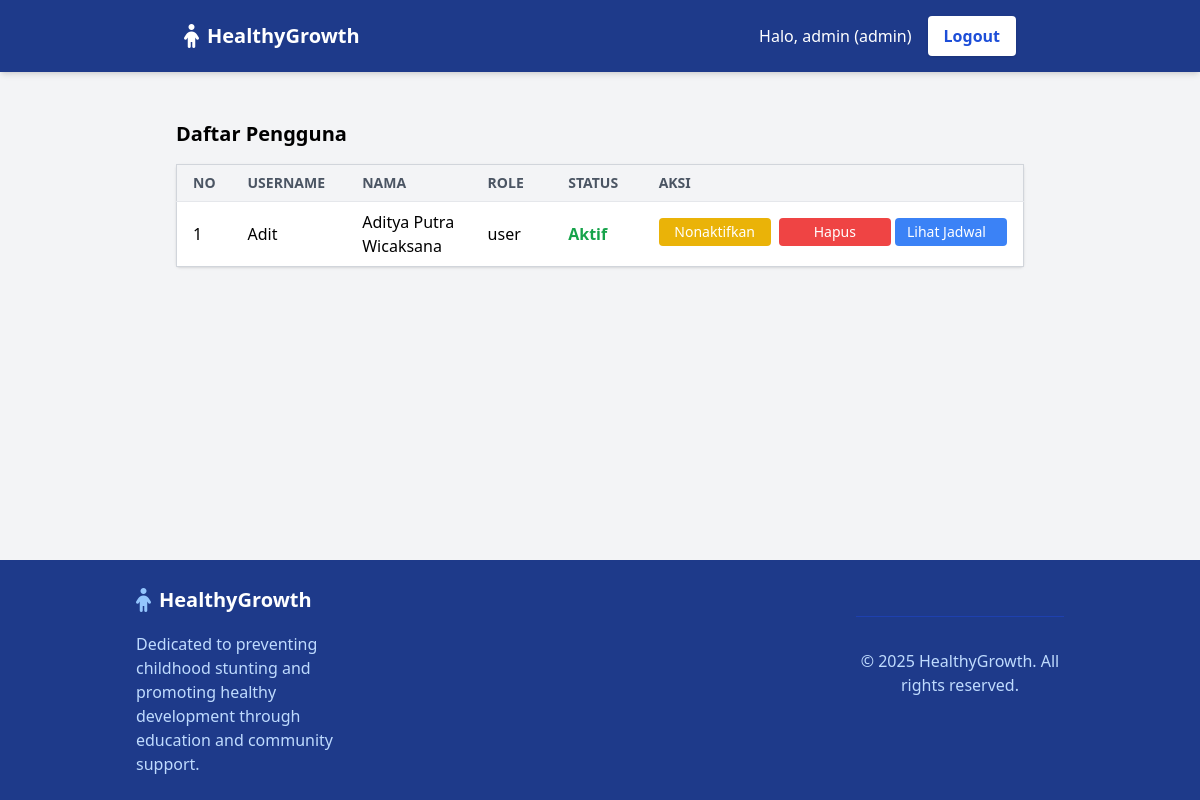
Page /dashboard/ (signed in) on the earlier database version.
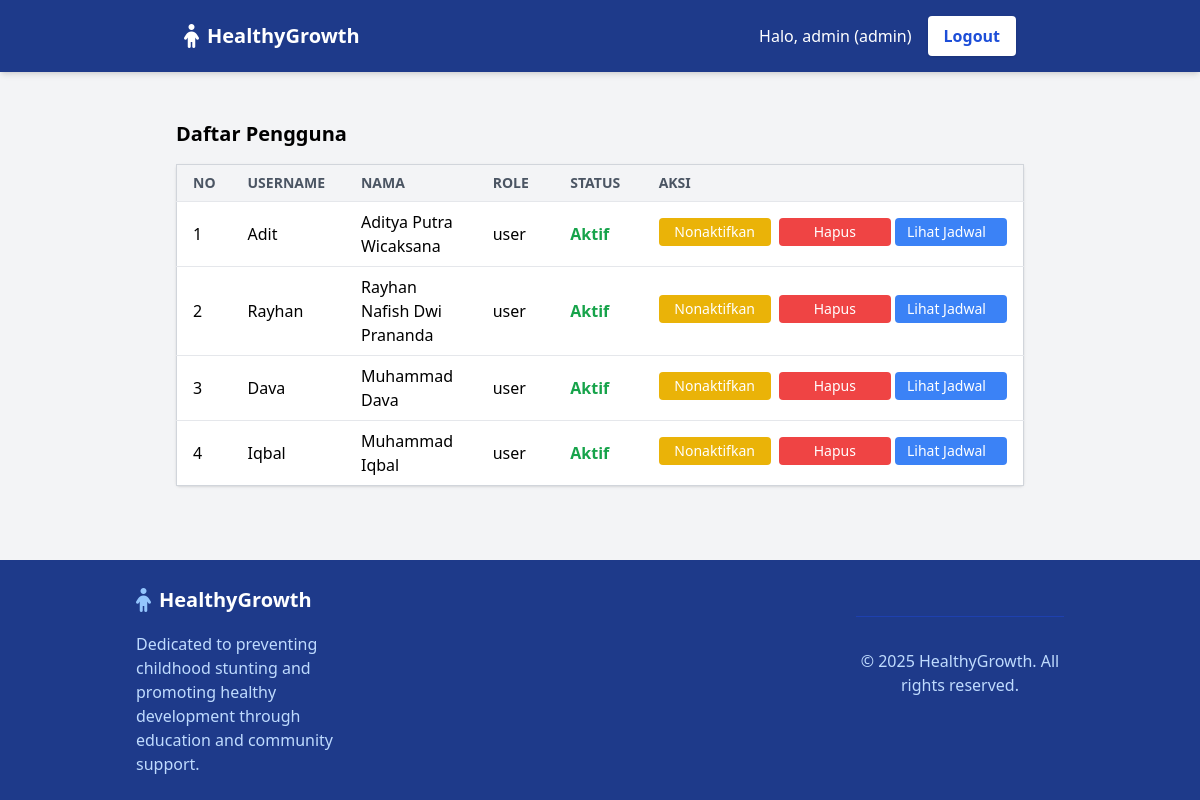
Same page on the later database version.
### akun/models.py (models this page shows, shortened)
class User(AbstractBaseUser, PermissionsMixin):
    ROLE_CHOICES = [
        ('admin', 'Admin'),
        ('user', 'User'),
    ]
    username = models.CharField(max_length=150, unique=True)
    nama = models.CharField(max_length=255)
    role = models.CharField(max_length=10, choices=ROLE_CHOICES, default='user')
    is_active = models.BooleanField(default=True)
    is_staff = models.BooleanField(default=False)
    objects = CustomUserManager()
    USERNAME_FIELD = 'username'
    REQUIRED_FIELDS = ['nama']

### akun/views.py (the view, shortened to what this page needs)
# urls.py: path('dashboard/', dashboard_view, name='dashboard'),
def dashboard_view(request):
    context = {
        'nama': request.user.nama,
        'role': request.user.role,
    }
    if request.user.role == 'admin':
        users = User.objects.exclude(id=request.user.id)
        context['users'] = users
    return render(request, 'page/dashboard.html', context)

### akun/templates/page/dashboard.html (shortened to what this page needs)
<!DOCTYPE html>
<html lang="en">
<head>
    <script src="https://cdn.tailwindcss.com"></script>
    <link rel="stylesheet" href="https://cdnjs.cloudflare.com/ajax/libs/font-awesome/6.5.0/css/all.min.css" />
</head>
<body class="bg-gray-100 min-h-screen flex flex-col">
    {% include 'component/navbar_dashboard.html' %}
    <main class="flex-grow container mx-auto p-6">
        {% if request.user.role == 'admin' %}
        {% include 'fragment/admin_dashboard.html' %}
        {% else %}
        {% include 'fragment/user_dashboard.html' %}
        {% endif %}
    </main>
    {% include 'component/footer_dashboard.html' %}
</body>
</html>

### akun/templates/fragment/admin_dashboard.html (shortened to what this page needs)
<div class="mt-6 px-16">
    <h2 class="text-xl font-semibold mb-4">Daftar Pengguna</h2>
    <table class="table-fixed min-w-full bg-white border border-gray-300 rounded shadow">
        <thead>
            <tr class="bg-gray-100 text-left text-sm uppercase text-gray-600">
                <th class="w-10 py-2 px-4 border-b">No</th>
                <th class="w-32 py-2 px-4 border-b">Username</th>
                <th class="w-40 py-2 px-4 border-b">Nama</th>
                <th class="w-28 py-2 px-4 border-b">Role</th>
                <th class="w-28 py-2 px-4 border-b">Status</th>
                <th class="w-64 py-2 px-4 border-b">Aksi</th>
            </tr>
        </thead>
        <tbody>
            {% for user in users %}
            <tr class="border-t hover:bg-gray-50">
                <td class="py-2 px-4">{{ forloop.counter }}</td>
                <td class="py-2 px-4">{{ user.username }}</td>
                <td class="py-2 px-4">{{ user.nama }}</td>
                <td class="py-2 px-4">{{ user.role }}</td>
                <td class="py-2 px-4">
                    {% if user.is_active %}
                        <span class="text-green-600 font-semibold">Aktif</span>
                    {% else %}
                        <span class="text-red-600 font-semibold">Nonaktif</span>
                    {% endif %}
                </td>
                <td class="py-2 px-4 whitespace-nowrap">
                    {% if user != request.user %}
                        <form action="{% url 'toggle_user_status' user.id %}" method="post" class="inline">
                            {% if user.is_active %}
                                <button type="submit"
                                    class="w-28 text-sm bg-yellow-500 hover:bg-yellow-600 text-white px-3 py-1 rounded font-medium">
                                    Nonaktifkan
                                </button>
                            {% else %}
                                <button type="submit"
                                    class="w-28 text-sm bg-green-500 hover:bg-green-600 text-white px-3 py-1 rounded font-medium">
                                    Aktifkan
                                </button>
                            {% endif %}
                        </form>
                        <form action="{% url 'delete_user' user.id %}" method="post" class="inline ml-1"
                            onsubmit="return confirm('Yakin ingin menghapus pengguna ini?');">
                            <button type="submit"
                                class="w-28 text-sm bg-red-500 hover:bg-red-600 text-white px-3 py-1 rounded font-medium">
                                Hapus
                            </button>
                        </form>
                        <a href="{% url 'view_user_jadwal' user.id %}" class="inline-block w-28 text-sm bg-blue-500 hover:bg-blue-600 text-white px-3 py-1 rounded font-medium mb-1">
                             Lihat Jadwal
                        </a>
                    {% else %}
                        <span class="text-gray-500 text-sm">Akun Anda</span>
                    {% endif %}
                </td>
            </tr>
            {% empty %}
            <tr>
                <td colspan="6" class="py-4 px-4 text-center">Belum ada pengguna.</td>
            </tr>
            {% endfor %}
        </tbody>
    </table>
</div>

Differences in the rows shown:
added User: username "Rayhan", nama "Rayhan Nafish Dwi Prananda", role "user", is_active "Aktif", shows "Hapus"
added User: username "Dava", nama "Muhammad Dava", role "user", is_active "Aktif", shows "Hapus"
added User: username "Iqbal", nama "Muhammad Iqbal", role "user", is_active "Aktif", shows "Hapus"
